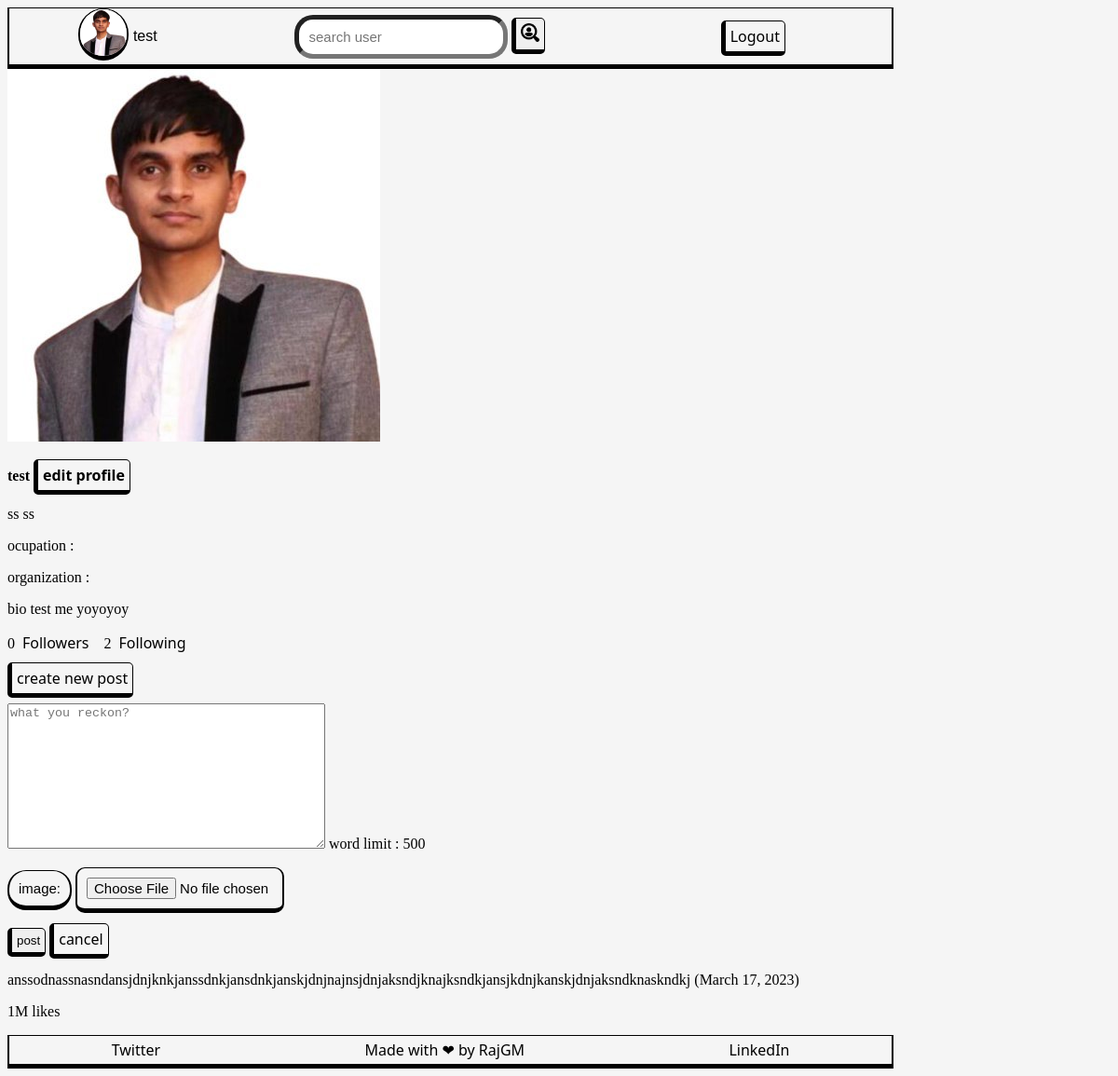
/user_home/ (signed in), run on the app's committed database.
### socialmedia/models.py (models this page shows, shortened)
class AppUser(models.Model):
    user = models.OneToOneField(User, on_delete=models.CASCADE, related_name="profile")
    profileImage = models.ImageField(upload_to='dp', null=True, blank=True)
    dateOfBirth = models.DateField(null=True, blank=True)
    bio = models.CharField(max_length=400, null=True, blank=True)

class Post(models.Model):
    postId = models.AutoField(primary_key=True)
    user = models.ForeignKey(User, on_delete=models.DO_NOTHING, related_name='posts')
    postDate = models.DateField(null=True)
    text = models.CharField(max_length=500)
    likes = models.IntegerField(null=True)
    media = models.ImageField(upload_to='dp')

### socialmedia/views.py (the view)
# urls.py: path('user_home/', views.main_user_home, name='main-user-home'),
@login_required
def main_user_home(request):
    user = request.user
    if user.is_authenticated:
        user_profile = AppUser.objects.get(user=user)
        if user_profile.profileImage:
            img_url = user_profile.profileImage.url
        else:
            img_url = None
        if request.method=="POST":
            post_form = NewPostForm(request.POST, request.FILES)
            if post_form.is_valid(): #form validation
                post_form.save(user=user, time=datetime.now())
        else:
            post_form = NewPostForm()
        post = Post.objects.filter(user=user).order_by('-postId')
        follower_count = Follower.objects.filter(user=request.user).count()
        following_count = Follower.objects.filter(follower=request.user).count()
    else:
        return HttpResponseRedirect('/login')
    return render(request, "user_home.html", {"user_profile":user_profile, "img_url":img_url, "post_form":post_form, "posts":post, "follower_count":follower_count, "following_count":following_count})

### socialmedia/forms.py (shortened to what this page needs)
class NewPostForm(forms.Form):
    text = forms.CharField(required=True, widget=forms.Textarea(attrs={'placeholder':'what you reckon?'}), label='', help_text="word limit : 500")
    media = forms.ImageField(label="image", required=False)
    user = forms.CharField(widget=forms.HiddenInput(), required=False)

### socialmedia/templates/user_home.html (shortened to what this page needs)
{% include "./header.html" %}
<body>
  {% include "./nav.html" %}
  <div class="grid-containor">
    <div class="grid-x grid-margin-x">
      <div class="large-8 cell">
        <div class="user-home-profile" id="user-home-profile-img">
          {% if img_url %}
            <img class="thumbnail" id="user-home-profile-thumbnail" src="{{ img_url }}" alt="user profile image">
          {% else %}
            <img class="thumbnail" id="user-home-profile-thumbnail" src="/static/media/blank.png" alt="user profile image">
          {% endif %}
        </div>
        <div class="user-home-profile" id="user-home-profile-info">
          <h4 >{{ user }} <a href="/profile" class="hollow button" id="edit-profile-button">edit profile</a></h4>
          <p> {{ user.first_name}} {{ user.last_name}}</p>
          <p>ocupation : {{ user_profile.ocupation }}</p>
          <p>organization : {{ user_profile.organization }}</p>
          <p>{{ user_profile.bio }}</p>
          <p>{{ follower_count }} &nbsp;<a href="/friend_list/">Followers</a>&nbsp;&nbsp;&nbsp;
          {{ following_count }} &nbsp;<a href="/friend_list/">Following</a></p>
          <a href="#" class='button' onclick="overlay()" id="create-post-button">create new post</a>
        </div>
        <div id="overlay">
          <div class="callout">
            <form action="/user_home/" method="post" enctype="multipart/form-data">
              {{ post_form.as_p }}
              <button type="submit" class="button" id="new-post-button">post</button>
              <a href="#" onclick="overlay()" class="button alert" id="new-post-button">cancel</a>
            </form>
          </div>
        </div>
      </div>
      <div class="grid-containor">
        <div class="grid-x grid-margin-x">
          <div class="large-6 cell">
            {% for post in posts %}
            <div class="card">
              <div class="card-section">
                <p>{{ post.text }} ({{ post.postDate }})</p>
                <p> 1M likes</p>
              </div>
            </div>
            {% endfor %}
          </div>
        </div>
      </div>
    </div>
  </div>
  {% include "./footer.html" %}
</body>

### socialmedia/templates/nav.html (shortened to what this page needs)
<div class="navBar boderDiv">
  {% if user.is_authenticated %}
  <div >
    {% if user_profile.profileImage %}
    <div class="row">
      <div>
        <a href="/user_home">
          <img src="{{ img_url }}" class="dp" />
        </a>
      </div>
      <div>{{ user.username }}</div>
    </div>
    {% else %}
    <div>
      <a href="/user_home">Profile</a>
    </div>
    {% endif %}
  </div>
  {% else %}
  <div>
    <a href="/login">Login</a>
  </div>
  {% endif %}
  <div>
    <form class="search-bar" method="POST" action="{% url 'search-user'%}">
      <input type="search" placeholder="search user" name="q" class="searchBar" />
      <button type="submit" id="search-button" class="button">
        <img src="/static/assets/search.png" class="iconImg" />
      </button>
    </form>
  </div>
  <div class="navRightDiv">
    {% if user.is_authenticated %}
    <div>
      <a href="../logout" class="button"> Logout </a>
    </div>
    {% else %}
    <div>
      <a href="/signup">Sign up</a>
    </div>
    {% endif %}
  </div>
</div>

### socialmedia/static/css/index.css (style rules this page uses)
body { background-color: whitesmoke; }
.navBar { width: 80%; height: 60px; display: flex; flex-direction: row; justify-content: space-around; align-items: center; }
.iconImg { height: 20px; width: 20px; }
.dp { height: 50px; width: 50px; border-radius: 50px; border-top: 1px solid black; border-left: 2px solid black; border-right: 2px solid black; border-bottom: 5px solid black; }
.navRightDiv { display: flex; flex-direction: row; justify-content: space-around; align-items: center; width: 150px; }
.button { padding:5px; border-radius: 5px; text-decoration: none; border: 1px solid black; border-left: 5px solid black; border-bottom: 5px solid black; }
.searchBar { border-width: 5px; border-radius: 20px; }
.boderDiv { border-top: 1px solid black; border-left: 2px solid black; border-right: 2px solid black; border-bottom: 5px solid black; }
a { text-decoration: none; color: black; font-family: 'Segoe UI', Tahoma, Geneva, Verdana, sans-serif; }
.row { display: flex; flex-direction: row; justify-content: space-around; align-items: center; gap: 5px; font-family: 'Lucida Sans', 'Lucida Sans Regular', 'Lucida Grande', 'Lucida Sans Unicode', Geneva, Verdana, sans-serif; }
input { padding: 10px; border-radius: 10px; font-size: 15px; }
input[type="file"] { width: 200px; padding: 10px; font-size: 15px; border-top: 1px solid black; border-left: 2px solid black; border-right: 2px solid black; border-bottom: 5px solid black; }
label { padding: 10px; font-size: 15px; border-radius: 20px; font-family: 'Gill Sans', 'Gill Sans MT', Calibri, 'Trebuchet MS', sans-serif; border-top: 1px solid black; border-left: 2px solid black; border-right: 2px solid black; border-bottom: 5px solid black; }

### data on the page
AppUser: bio "bio test me yoyoyoy"
Post: text "anssodnassnasndansjdnjknkjanssdnkjansdnkjanskjdnjnajnsjdnjaksndjknajksndkjansjkdnjkanskjdnjaksndknaskndkj", postDate "March 17, 2023"

### other printed values
{{ user.username }} "test"
{{ user }} "test"
{{ user.first_name }} "ss"
{{ user.last_name }} "ss"
{{ follower_count }} "0"
{{ following_count }} "2"
